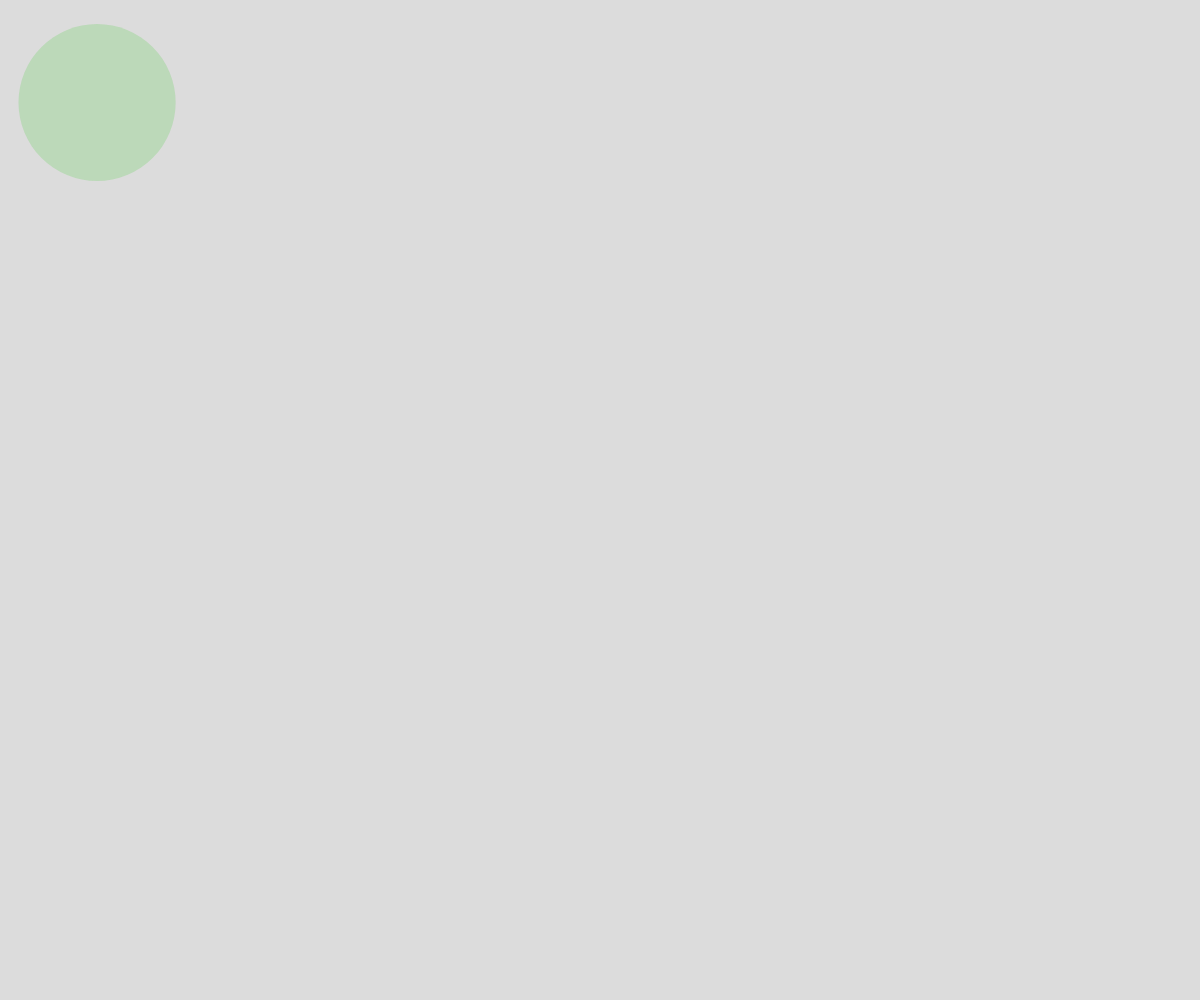
Frame 1 (no input)
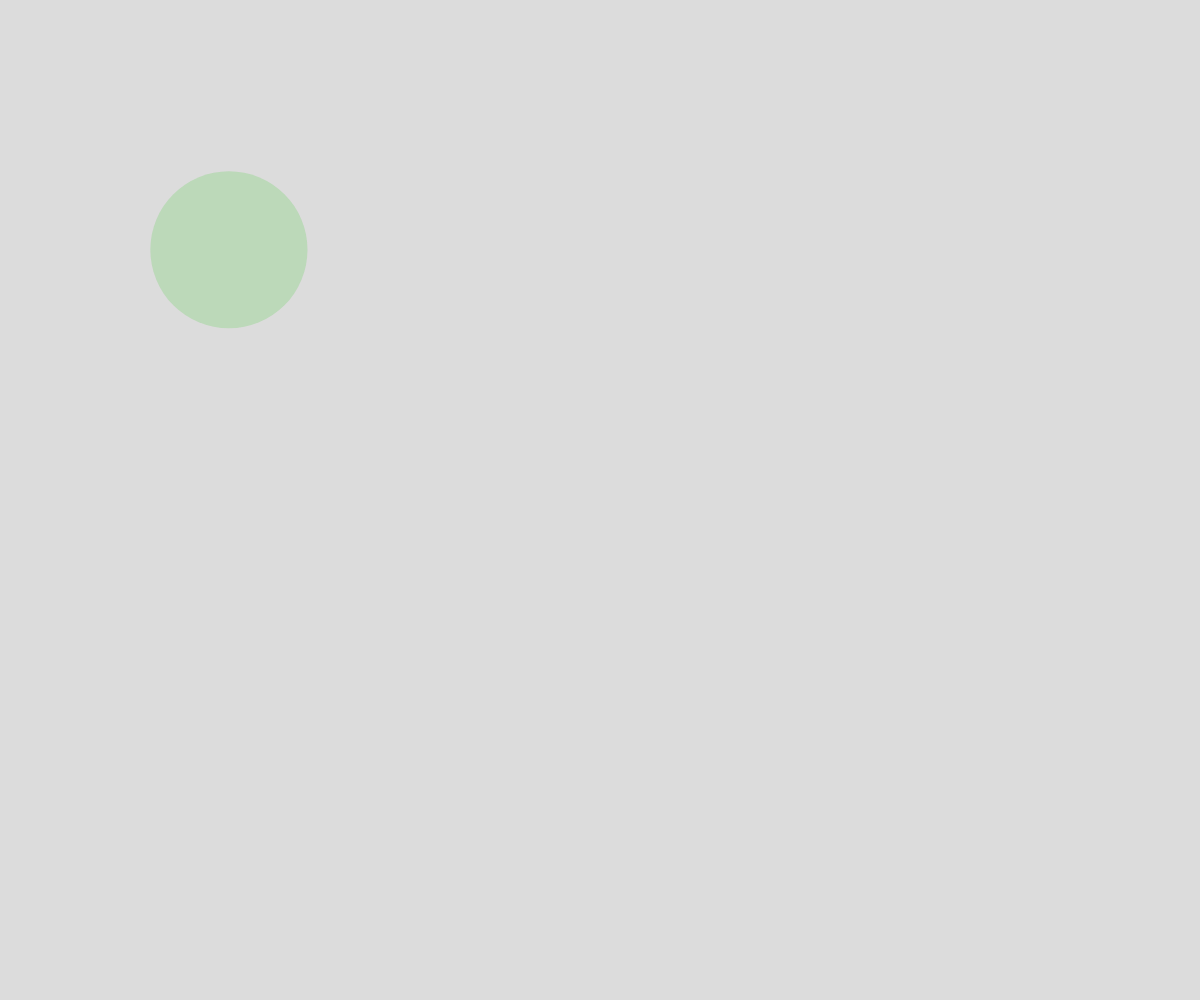
Frame 60 (no input)
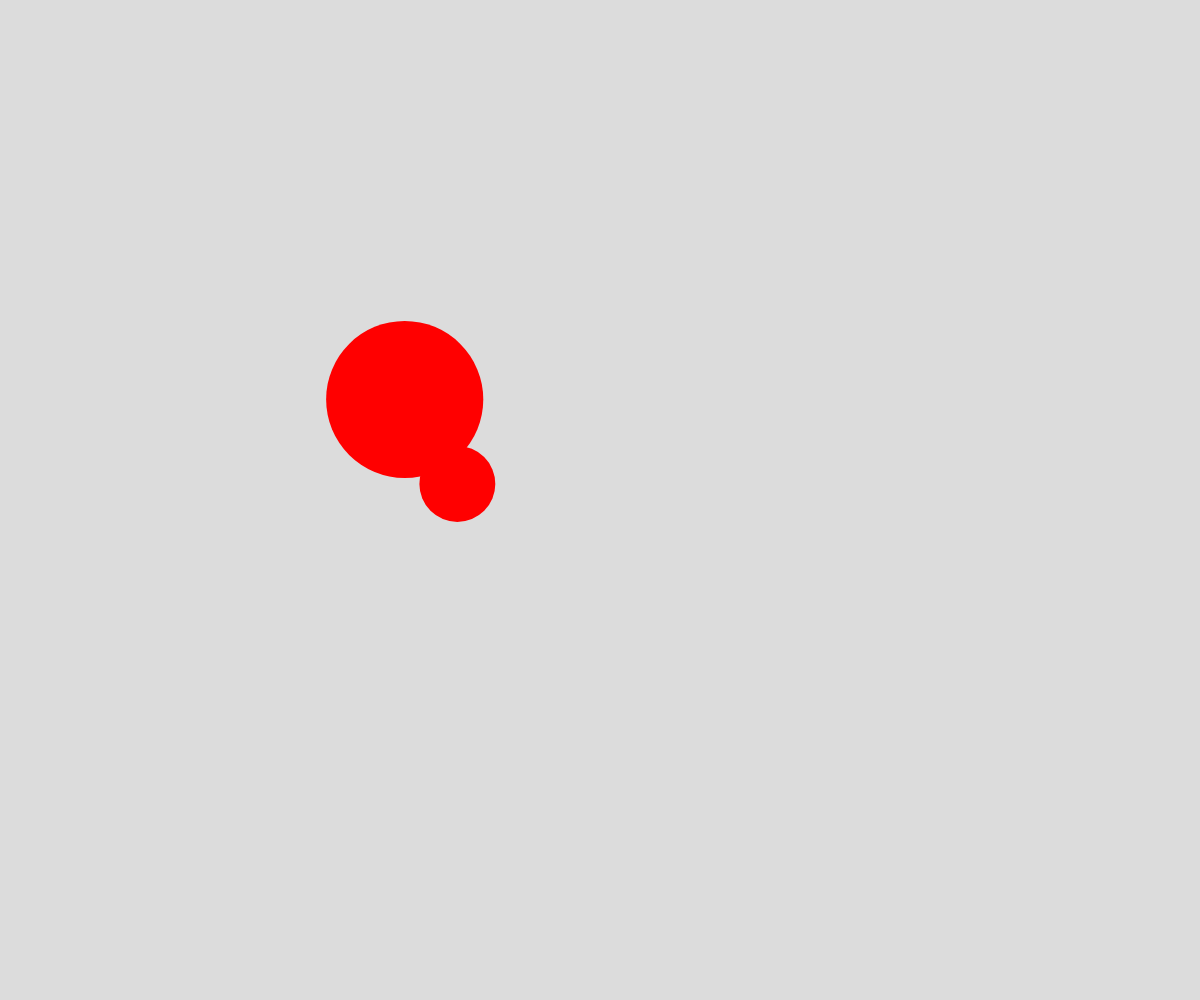
Frame 120 (the mouse pressed at the canvas centre since frame 60)

The p5.js sketch that drew these frames (run headless with seeded random() and noise() and a simulated clock; from frame 60 on, the mouse is pressed at the canvas centre):

// p5.js sketch
// ── sketch.js
// Colliding Circles
// Schellenberg
// Oct 24, 2022

let theCircles = [];

function setup() {
  createCanvas(windowWidth, windowHeight);
  theCircles.push(spawnBall(100, 100));
}

function draw() {
  background(220);

  //move
  for (let i=0; i<theCircles.length; i++) {
    theCircles[i].x += theCircles[i].dx;
    theCircles[i].y += theCircles[i].dy;

    //collision check
    for (let j=0; j<theCircles.length; j++) {
      if (i !== j) { //don't check if hitting self
        if (isColliding(theCircles[i], theCircles[j])) {
          theCircles[i].theColor = "red";
          theCircles[j].theColor = "red";
        }
      }
    }

    //left-right edges
    if (theCircles[i].x + theCircles[i].radius > width ||
       theCircles[i].x - theCircles[i].radius < 0) {
      theCircles[i].dx *= -1;
    }

    //top-bottom edges
    if (theCircles[i].y + theCircles[i].radius > height || 
      theCircles[i].y - theCircles[i].radius < 0) {
      theCircles[i].dy *= -1;
    }
  }
  
  //display
  for (let thisCircle of theCircles) {
    fill(thisCircle.theColor);
    noStroke();
    circle(thisCircle.x, thisCircle.y, thisCircle.radius*2);
  }
}

function isColliding(ball1, ball2) {
  let distanceBetween = dist(ball1.x, ball1.y, ball2.x, ball2.y);
  let radiiSum = ball1.radius + ball2.radius;
  if (distanceBetween > radiiSum) {
    return false;
  }
  else {
    return true;
  }
}

function mousePressed() {
  theCircles.push(spawnBall(mouseX, mouseY));
}

function spawnBall(tempX, tempY) {
  let newBall = {
    x: tempX, 
    y: tempY,
    radius: random(25, 100),
    dx: random(-5, 5),
    dy: random(-5, 5),
    theColor: color(random(255), random(255), random(255), random(255))
  };
  return newBall;
}
